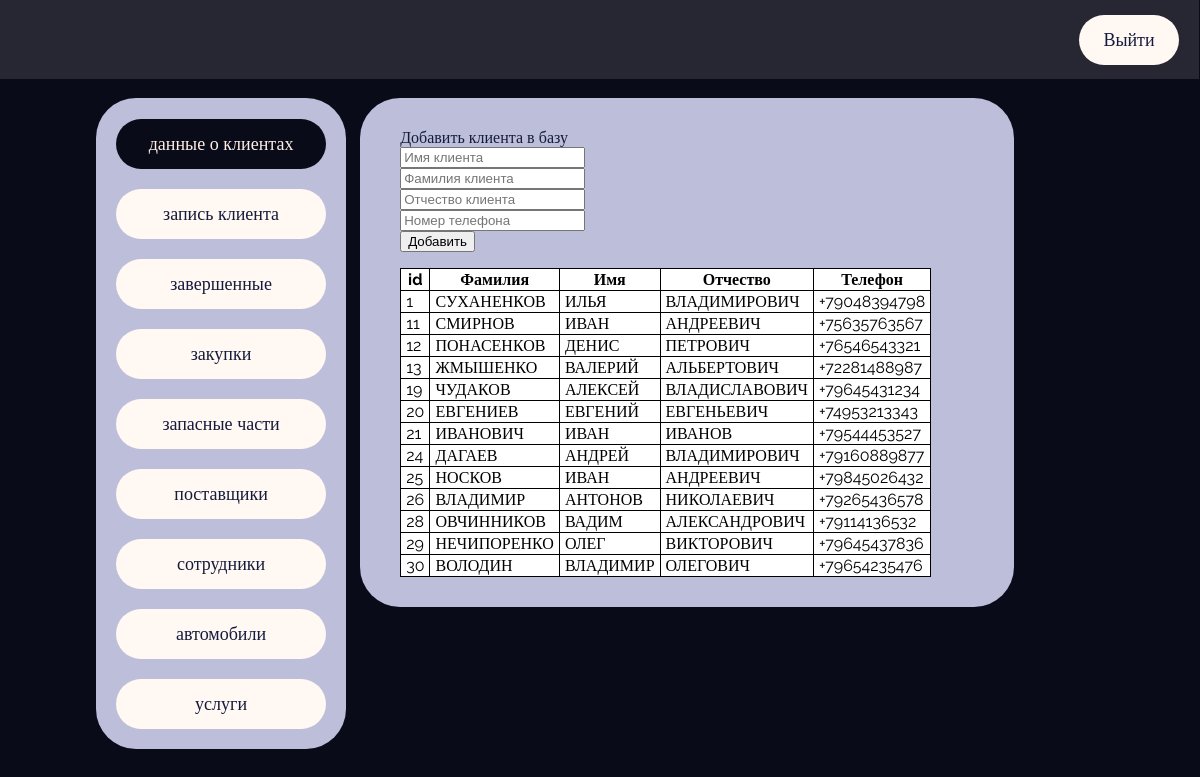
Screenshot of /new_customer/ with the database file from the repository.
### manager/models.py (models this page shows)
class customer(models.Model):
	FIRST_NAME = models.TextField()
	SECOND_NAME = models.TextField()
	PATRON_NAME = models.TextField()
	PHONE_NUMBER = models.CharField(max_length = 14)

### manager/views.py (the view)
# urls.py: path('new_customer/', views.add_customer),
def add_customer(request):
	if request.method == "POST":
		form = NewCustomer(request.POST)
		if form["FIRST_NAME"] and form["SECOND_NAME"]:
			if form.is_valid():
				form.save()
				return render(request, 'add_customer.html', {"customers":customer.objects.all()})
		else:
			form['errors'] = u"Введено недостаточно данных"
			return render(request, 'add_customer.html', {"customers":customer.objects.all()})
	else:
		return render(request, 'add_customer.html', {"customers":customer.objects.all()})

### manager/templates/add_customer.html (shortened to what this page needs)
<html>
<head>
</head>
<body class="landing">
	<link rel="stylesheet" href="{{ STATIC_URL }}/static/landing.css">
	<link rel="stylesheet" href="{{ STATIC_URL }}/static/new_customer.css">
	<div class="top_bar">
		<a href="http://127.0.0.1:8000/"><div class="logout_button">
			<p class="control_text">Выйти</p>
		</div></a>
	</div>
	<div class="controls">
		<div class="choice_panel">
			<a href="http://127.0.0.1:8000/new_customer/"><div class="pick_customer">
				<p class="control_text">данные о клиентах</p>
			</div></a>
			<a href="http://127.0.0.1:8000/pending/"><div class="pick_pending">
				<p class="control_text">запись клиента</p>
			</div></a>
			<a href="http://127.0.0.1:8000/finished/"><div class="pick_finished">
				<p class="control_text">завершенные</p>
			</div></a>
			<a href="http://127.0.0.1:8000/bought/"><div class="pick_bought">
				<p class="control_text">закупки</p>
			</div></a>
			<a href="http://127.0.0.1:8000/stock/"><div class="pick_stock">
				<p class="control_text">запасные части</p>
			</div></a>
			<a href="http://127.0.0.1:8000/suppliers/"><div class="pick_suppliers">
				<p class="control_text">поставщики</p>
			</div></a>
			<a href="http://127.0.0.1:8000/workers/"><div class="pick_workers">
				<p class="control_text">сотрудники</p>
			</div></a>
			<a href="http://127.0.0.1:8000/cars/"><div class="pick_cars">
				<p class="control_text">автомобили</p>
			</div></a>
			<a href="http://127.0.0.1:8000/works/"><div class="pick_works">
				<p class="control_text">услуги</p>
			</div></a>
		</div>
	</div>
	<div class="main">
		<div class="info_box">
			<div class="add_customer">
				Добавить клиента в базу
				<form method="POST">{% csrf_token %}
					<input oninput="let p=this.selectionStart;this.value=this.value.toUpperCase();this.setSelectionRange(p, p);" name="FIRST_NAME" placeholder="Имя клиента" value="{{ form.FIRST_NAME }}">
					<input oninput="let p=this.selectionStart;this.value=this.value.toUpperCase();this.setSelectionRange(p, p);" name="SECOND_NAME" placeholder="Фамилия клиента" value="{{ form.SECOND_NAME }}">
					<input oninput="let p=this.selectionStart;this.value=this.value.toUpperCase();this.setSelectionRange(p, p);" name="PATRON_NAME" placeholder="Отчество клиента" value="{{ form.PATRON_NAME }}">
					<input name="PHONE_NUMBER" placeholder="Номер телефона" value="{{ form.PHONE_NUMBER }}">
					<input type="submit" value="Добавить">
				</form>
			</div>
			<div class="customer_info">
				<table>
					<tr>
				    	<th>id</th>
				    	<th>Фамилия</th>
				    	<th>Имя</th>
				    	<th>Отчество</th>
				    	<th>Телефон</th>
				  	</tr>
				  		{% for customer in customers %}
				  		<tr>
					    	<td>{{ customer.id }}</td>
					    	<td>{{ customer.SECOND_NAME }}</td>
					    	<td>{{ customer.FIRST_NAME }}</td>
					    	<td>{{ customer.PATRON_NAME }}</td>
					    	<td>{{ customer.PHONE_NUMBER }}</td>
						</tr>
						{% endfor %}
				</table>
			</div>
		</div>
	</div>
</body>
<html>

### manager/static/landing.css (style rules this page uses)
.top_bar { background-color: blue; position: absolute; width: 100%; height: 80px; top: -1px; left: -1px; background-color: #272733; }
.controls { width: 40%; font-family: Raleway; font-style: normal; color: #58331F; font-weight: normal; font-size: 18px; line-height: 23px; }
.logout_button { margin-right: 90%; font-family: Raleway; font-style: normal; color: #151B3B; font-size: 18px; line-height: 23px; width: 100px; height: 50px; position: relative; top: -2px; left: 90%; background: #FFF8F3; border-radius: 30px; }
a:link,a:visited,a:active,a:hover { text-decoration: none; }
.choice_panel { position: relative; width: 250px; height: 650px; top: 90px; margin-left: 25%; background: #BDBEDA; border-radius: 40px; padding-top: 1px; }
.main { padding-top: 90px; margin-right: 15%; }
.add_customer { display: flex; width: 30%; color: #151B3B; }
.info_box { background: #BDBEDA; border-radius: 40px; max-width: 800px; top: 60px; padding: 30 40 30 40; font-family: Raleway; font-style: normal; font-weight: normal; color: #FFEFE6; }
table, th, tr, td { background-color: white; border: 1px solid black; border-collapse: collapse; padding-left: 5px; padding-right: 5px; }
.add_customer { display: grid; }
body { display: flex; background: #090B18; }
.control_text { text-align: center; padding-top: 13px; }

### manager/static/new_customer.css (style rules this page uses)
.pick_customer { position: relative; width: 210px; height: 50px; margin: 20 20 20 20; color: #FFEFE6; background: #090B18; border-radius: 40px; }
.pick_pending,.pick_suppliers,.pick_workers,.pick_stock,.pick_works,.pick_bought,.pick_finished,.pick_cars { width: 210px; height: 50px; margin-left: 20px; margin-top: 20px; color: #151B3B; background: #FFF8F3; border-radius: 40px; }

### rows the page displays
customer: id "1", SECOND_NAME "СУХАНЕНКОВ", FIRST_NAME "ИЛЬЯ", PATRON_NAME "ВЛАДИМИРОВИЧ", PHONE_NUMBER "+79048394798"
customer: id "11", SECOND_NAME "СМИРНОВ", FIRST_NAME "ИВАН", PATRON_NAME "АНДРЕЕВИЧ", PHONE_NUMBER "+75635763567"
customer: id "12", SECOND_NAME "ПОНАСЕНКОВ", FIRST_NAME "ДЕНИС", PATRON_NAME "ПЕТРОВИЧ", PHONE_NUMBER "+76546543321"
customer: id "13", SECOND_NAME "ЖМЫШЕНКО", FIRST_NAME "ВАЛЕРИЙ", PATRON_NAME "АЛЬБЕРТОВИЧ", PHONE_NUMBER "+72281488987"
customer: id "19", SECOND_NAME "ЧУДАКОВ", FIRST_NAME "АЛЕКСЕЙ", PATRON_NAME "ВЛАДИСЛАВОВИЧ", PHONE_NUMBER "+79645431234"
customer: id "20", SECOND_NAME "ЕВГЕНИЕВ", FIRST_NAME "ЕВГЕНИЙ", PATRON_NAME "ЕВГЕНЬЕВИЧ", PHONE_NUMBER "+74953213343"
customer: id "21", SECOND_NAME "ИВАНОВИЧ", FIRST_NAME "ИВАН", PATRON_NAME "ИВАНОВ", PHONE_NUMBER "+79544453527"
customer: id "24", SECOND_NAME "ДАГАЕВ", FIRST_NAME "АНДРЕЙ", PATRON_NAME "ВЛАДИМИРОВИЧ", PHONE_NUMBER "+79160889877"
customer: id "25", SECOND_NAME "НОСКОВ", FIRST_NAME "ИВАН", PATRON_NAME "АНДРЕЕВИЧ", PHONE_NUMBER "+79845026432"
customer: id "26", SECOND_NAME "ВЛАДИМИР", FIRST_NAME "АНТОНОВ", PATRON_NAME "НИКОЛАЕВИЧ", PHONE_NUMBER "+79265436578"
customer: id "28", SECOND_NAME "ОВЧИННИКОВ", FIRST_NAME "ВАДИМ", PATRON_NAME "АЛЕКСАНДРОВИЧ", PHONE_NUMBER "+79114136532"
customer: id "29", SECOND_NAME "НЕЧИПОРЕНКО", FIRST_NAME "ОЛЕГ", PATRON_NAME "ВИКТОРОВИЧ", PHONE_NUMBER "+79645437836"
customer: id "30", SECOND_NAME "ВОЛОДИН", FIRST_NAME "ВЛАДИМИР", PATRON_NAME "ОЛЕГОВИЧ", PHONE_NUMBER "+79654235476"
